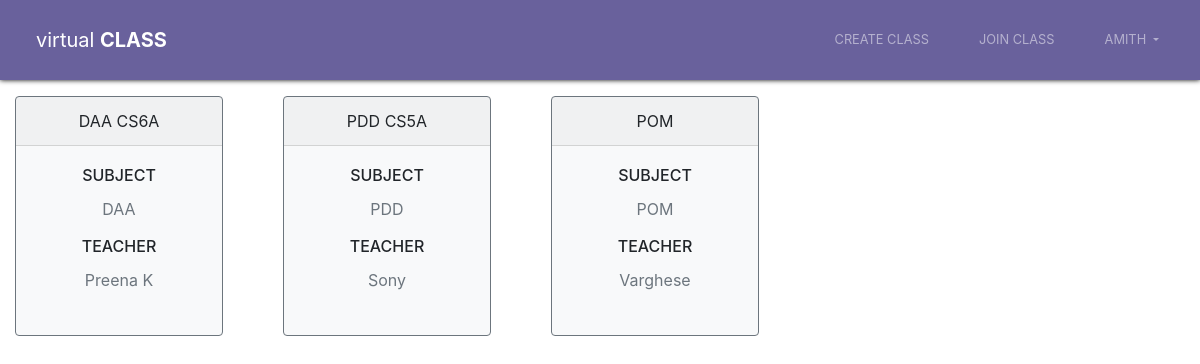
The app's page /dashboard/ (signed in), older data.
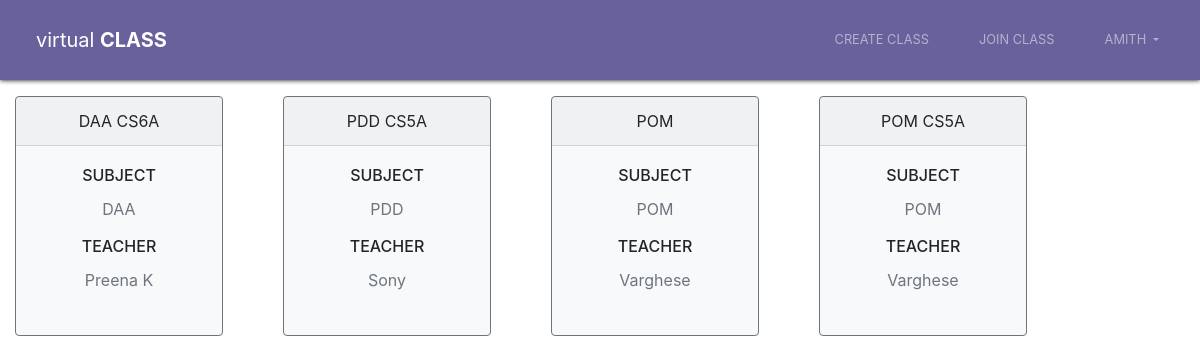
The same page, newer data.
### accounts/models.py (models this page shows, shortened)
class Classes(models.Model):
    classes = models.CharField(max_length=30)
    code = models.CharField(primary_key=True, max_length=4)
    teacher = models.CharField(max_length=30)
    subject = models.CharField(max_length=30)
    user_id = models.ForeignKey(User, on_delete=models.CASCADE)

### accounts/views.py (the view)
# urls.py: path('dashboard/',views.dashboardView,name="dashboard"),
@login_required
def dashboardView(request):
    all_objects= Classes.objects.all()
    context= {'all_objects': all_objects}
    return render(request, 'dashboard.html', context)

### accounts/templates/dashboard.html (shortened to what this page needs)
{% extends 'index.html'%}
{% load static %}
{% block link %}
        <link rel="stylesheet" type="text/css" href="{% static 'login.css' %}">
{% endblock %}
{% block nav_content%}
<div class="collapse navbar-collapse" id="collapsibleNavbar">
    <ul class="navbar-nav ml-auto">
        <li class="nav-item">
            <a class="nav-link" href="{%url 'create_class' %}">Create Class</a>
        </li>
        <li class="nav-item">
            <a class="nav-link" href="{%url 'join_class' %}">Join Class</a>
        </li>
        <li class="nav-item dropdown">
            <a class="nav-link dropdown-toggle" href="#" id="navbarDropdown" role="button" data-toggle="dropdown" aria-haspopup="true" aria-expanded="false">
              {{ user.username }}
            </a>
        </li>
    </ul>
</div>
{% endblock %}
{% block content%}
    <div class="card-deck" >
        {% for video in all_objects %}
        <div class="col-auto mb-3">
            <div class="card border-secondary mb-3 bg-light" style="width: 13rem; height: 15rem;">
                <div class="card-header text-center">{{ video.classes }}</div>
                <div class="card-body text-center">
                    <h6 class="card-title">SUBJECT</h6>
                    <p class="card-text text-muted">{{ video.subject }}</p>
                    <h6 class="card-title">TEACHER</h6>
                    <p class="card-text text-muted">{{ video.teacher }}</p>
                </div>
            </div>
        </div>
        {% endfor %}
    </div>
{% endblock %}

Row changes from the older to the newer data that the page shows:
added Classes: classes "POM CS5A", subject "POM", teacher "Varghese"
